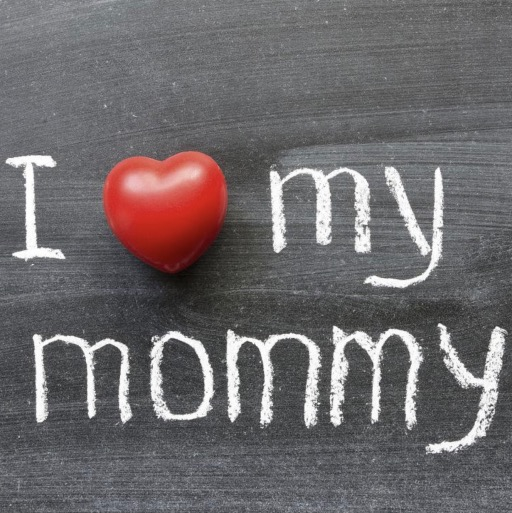
#> input picture src/demark_world/iopaint/tests/anytext_ref.jpg, 512 x 513 px; its folder holds only this picture in this run
$ python -i watermark_utls.py   (imports and definitions only)
#> lines starting #> are read from the running program, lines starting #| are printed output that depends on the picture
import cv2
import numpy as np

from src.demark_world.configs import WATER_MARK_TEMPLATE_IMAGE_PATH

# [1 line not run here, left out]
# [1 line that did not run here, left out]
# [1 line that did not run here, left out]


def detect_watermark(
    img: np.array,
    region_fraction: float = 0.25,
    threshold: float = 0.5,
    debug=False,  # 添加调试参数
):
    """检测图像中的水印"""
    img_gray = cv2.cvtColor(img, cv2.COLOR_BGR2GRAY)
    h_img, w_img = img_gray.shape

    # 临时：先搜索全图，确认能检测到
    search_region = img_gray
    res = cv2.matchTemplate(search_region, tmpl_gray, cv2.TM_CCOEFF_NORMED)

    if debug:
        print(f"匹配结果范围: {res.min():.3f} ~ {res.max():.3f}")
        max_val = res.max()
        max_loc = np.unravel_index(res.argmax(), res.shape)
        print(f"最佳匹配位置: {max_loc}, 置信度: {max_val:.3f}")

    locs = np.where(res >= threshold)

    mask_full = np.zeros((h_img, w_img), dtype=np.uint8)
    detections = []

    for x, y in zip(*locs[::-1]):
        detections.append((x, y, w_tmpl, h_tmpl))
        mask_full[y : y + h_tmpl, x : x + w_tmpl] = 255

    kernel = np.ones((3, 3), np.uint8)
    mask_full = cv2.dilate(mask_full, kernel, iterations=1)

    return mask_full, detections


def get_bounding_box(detections, w_tmpl, h_tmpl):
    """
    计算所有检测的总边界框
    """
    if not detections:
        return (0, 0, 0, 0)

    # 检测格式: (x, y, w, h)
    if len(detections[0]) == 4:
        min_x = min(x for x, y, w, h in detections)
        min_y = min(y for x, y, w, h in detections)
        max_x = max(x + w for x, y, w, h in detections)
        max_y = max(y + h for x, y, w, h in detections)
    # 兼容旧格式: (x, y)
    else:
        min_x = min(x for x, y in detections)
        min_y = min(y for x, y in detections)
        max_x = max(x for x, y in detections) + w_tmpl
        max_y = max(y for x, y in detections) + h_tmpl

    return (min_x, min_y, max_x, max_y)

>>> import cv2
>>> picture = cv2.imread('../iopaint/tests/anytext_ref.jpg')
#> picture is the input picture: shape (513, 512, 3); mean B, G, R 107.3, 105.4, 109.8
>>> result = detect_watermark(picture)
#> in detect_watermark, `img_gray = cv2.cvtColor(img, cv2.COLOR_BGR2GRAY)`:
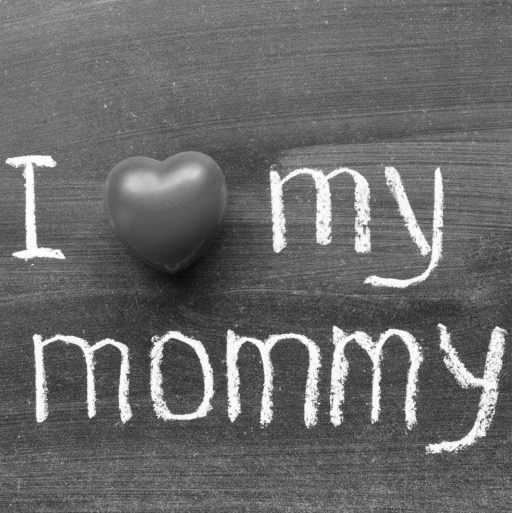
#> img_gray: shape (513, 512); min 8, max 255, mean 106.9
#> (the run stopped early here; a loop or call above may not have finished)

$ run again, on src/demark_world/iopaint/tests/bunny.jpeg
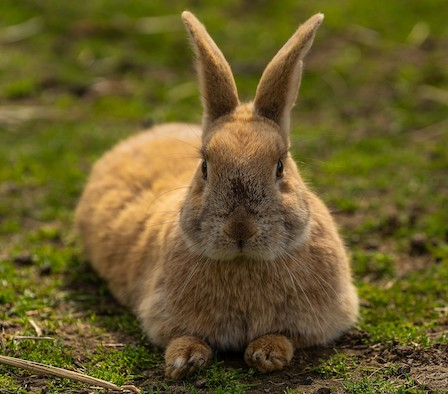
#> input picture src/demark_world/iopaint/tests/bunny.jpeg, 448 x 394 px
#> picture is the input picture: shape (394, 448, 3); mean B, G, R 41.7, 91.5, 104
#> in detect_watermark, `img_gray = cv2.cvtColor(img, cv2.COLOR_BGR2GRAY)`:
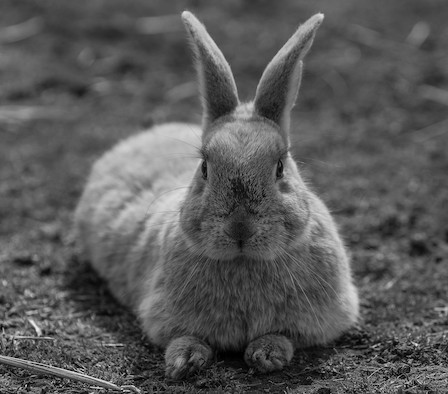
#> img_gray: shape (394, 448); min 0, max 237, mean 89.5
